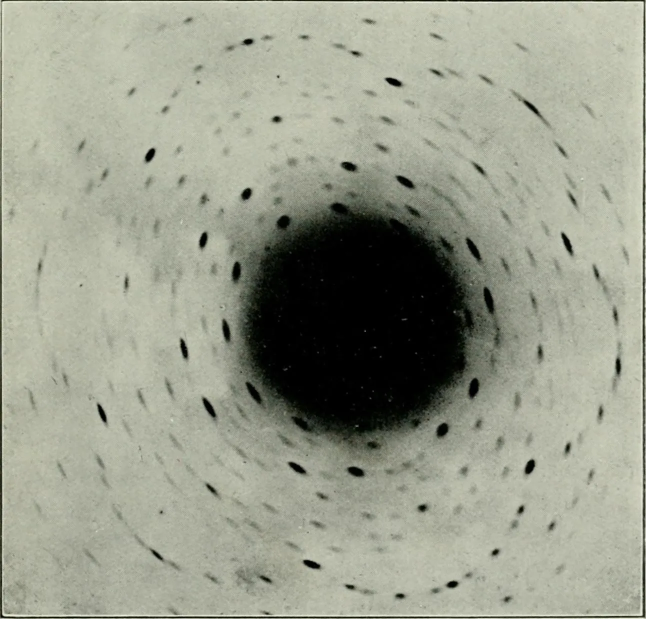
#> input picture media/laue-pattern-1915.webp, 1292 x 1238 px (shown at 1/2 size)
$ python make-montage.py
#> lines starting #> are read from the running program, lines starting #| are printed output that depends on the picture
#!/usr/bin/env python3
"""Composes figures/emblem-montage.webp, the title slide's panorama (the `pano` box, 26.0 x 8.9 cm, the band between
the subtitle and the footer bar): the talk's century, left to right, that turns from black-and-white into colour — the
Laue pattern, the 1917 sound-ranging headquarters, the Armistice film, Lawrence's cyclotron, a radar operator at the
CRT, LEP's cavities, the Effelsberg dish, a satellite, and the Whirlpool galaxy seen by Hubble. Each picture is cut to a
square, and from the square a tall window is cut, cross-faded into its neighbours; the colour comes in along the strip.
Re-run after changing a picture:
python3 devtools/make-montage.py
"""
from pathlib import Path
import numpy as np
from PIL import Image, ImageDraw, ImageOps

ROOT = Path(__file__).resolve().parent.parent
TW, FADE = 392, 70      # px of each window and of the cross-fade between neighbours
W, H = 9 * TW - 8 * FADE, 1016   # 2968 x 1016: 2 px per slide pixel of the band (1485.8 x 508.6 px)
FRAME, INK = 4, (242, 242, 242, 255)
COLOUR_FROM, COLOUR_TO = 0.30, 0.80   # fraction of the width over which the colour comes in
# (file, crop box as fractions l,t,r,b or None, centring of the square, centre of the window across the square)
TILES = [
    ("media/laue-pattern-1915.webp",            None,                     (0.50, 0.50), 0.50),  # 1912: X-rays through a crystal
    ("media/sound-ranging-hq-1917.webp",        (0.10, 0.00, 0.90, 1.00), (0.45, 0.40), 0.48),  # 1917: sound-ranging headquarters
    ("media/armistice-record-iwm-q47886.webp",  (0.36, 0.26, 0.64, 0.86), (0.50, 0.50), 0.55),  # 1918: the film, guns then silence
    ("media/lawrence-cyclotron.webp",           (0.08, 0.00, 0.64, 1.00), (0.50, 0.50), 0.25),  # 1930s: Livingston and Lawrence, 27-inch cyclotron
    ("media/radar-operator-1945.webp",          None,                     (0.55, 0.40), 0.58),  # 1945: a radar operator at the CRT
    ("media/lep-cavity-cern-1991.webp",         (0.15, 0.00, 0.75, 1.00), (0.50, 0.45), 0.38),  # 1991: LEP's copper cavities
    ("media/effelsberg-radio-telescope.webp",   (0.00, 0.00, 1.00, 0.80), (0.50, 0.20), 0.40),  # the Effelsberg 100 m radio telescope
    ("media/gps-satellite-nasa.webp",           None,                     (0.55, 0.40), 0.50),  # a satellite
    ("media/m51-whirlpool-hubble.webp",         (0.12, 0.00, 0.78, 1.00), (0.50, 0.50), 0.46),  # the Whirlpool galaxy, Hubble
]


def square(name, box, centre, side):
#> called with name = 'media/laue-pattern-1915.webp', centre = (0.5, 0.5), side = 1016
    picture = Image.open(ROOT / name).convert("RGB")
#> picture is the input picture: PIL image 1292x1238 RGB; mean R, G, B 153.4, 156.5, 140.6
    if box:
        w, h = picture.size
        picture = picture.crop((int(box[0] * w), int(box[1] * h), int(box[2] * w), int(box[3] * h)))
    return ImageOps.fit(picture, (side, side), Image.LANCZOS, centering=centre)
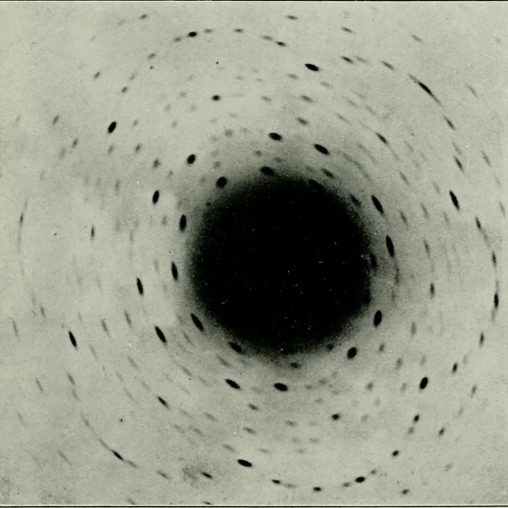
#> returned value: PIL image 1016x1016 RGB (shown at 1/2 size); mean R, G, B 152.6, 155.7, 139.9


n = len(TILES)
canvas = np.zeros((H, W, 3), dtype=np.float32)
weight = np.zeros((H, W), dtype=np.float32)
ramp = np.linspace(0.0, 1.0, FADE, dtype=np.float32)
for k, (name, box, centre, window) in enumerate(TILES):
    left = round((window - TW / H / 2) * H)   # the window's left edge in the square
    arr = np.asarray(square(name, box, centre, H).crop((left, 0, left + TW, H)), dtype=np.float32)
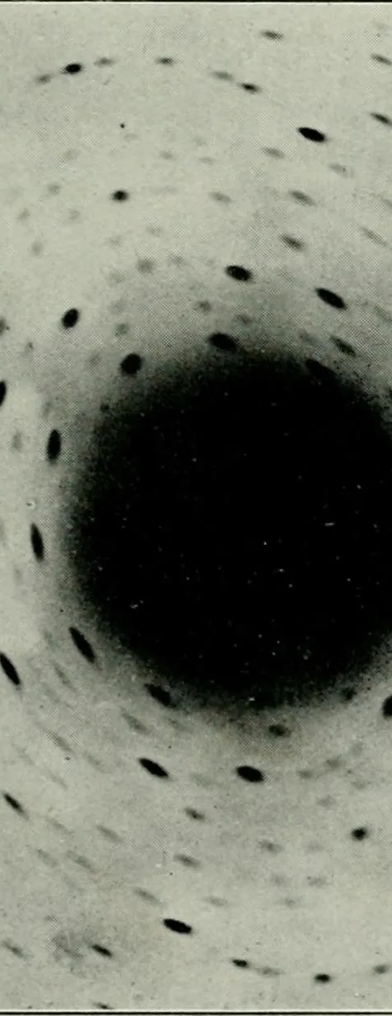
#> arr: shape (1016, 392, 3) float32; mean of channels 0, 1, 2 121.3, 124.3, 111.2; drawn as R, G, B
    mask = np.ones(TW, dtype=np.float32)
    if k > 0:
        mask[:FADE] = ramp
    if k < n - 1:
        mask[-FADE:] = ramp[::-1]
    x = k * (TW - FADE)
    canvas[:, x:x + TW] += arr * mask[None, :, None]
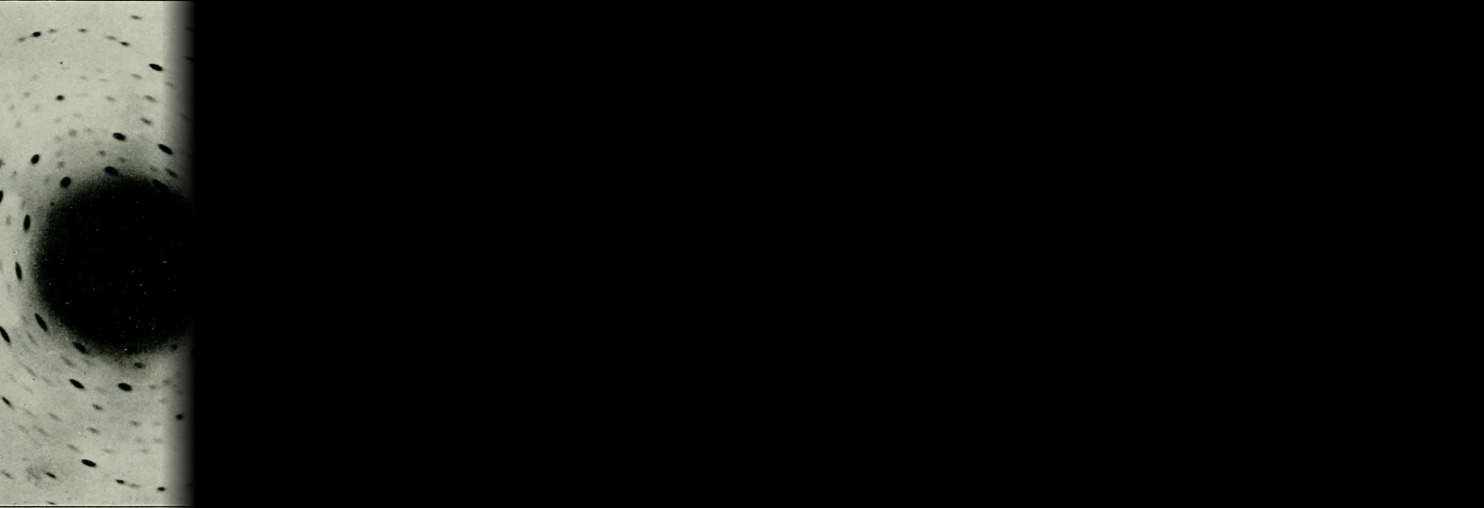
#> canvas: shape (1016, 2968, 3) float32 (shown at 1/2 size); mean of channels 0, 1, 2 14.7, 15, 13.4; drawn as R, G, B
    weight[:, x:x + TW] += mask
#> pass 2 of the loop `for k, (name, box, centre, window) in enumerate(TILES):`:
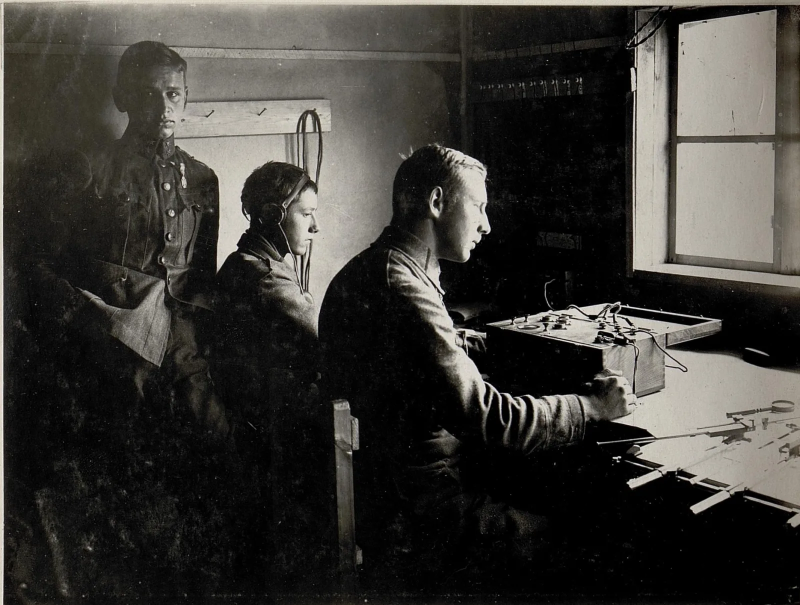
#> input picture media/sound-ranging-hq-1917.webp, 1600 x 1210 px (shown at 1/2 size)
#> in square, picture is the input picture: PIL image 1600x1210 RGB; mean R, G, B 59.8, 57.9, 53.8
#> picture: PIL image 1280x1210 RGB
#> `arr = np.asarray(square(name, box, centre, H).crop((left, 0, left + TW..`:
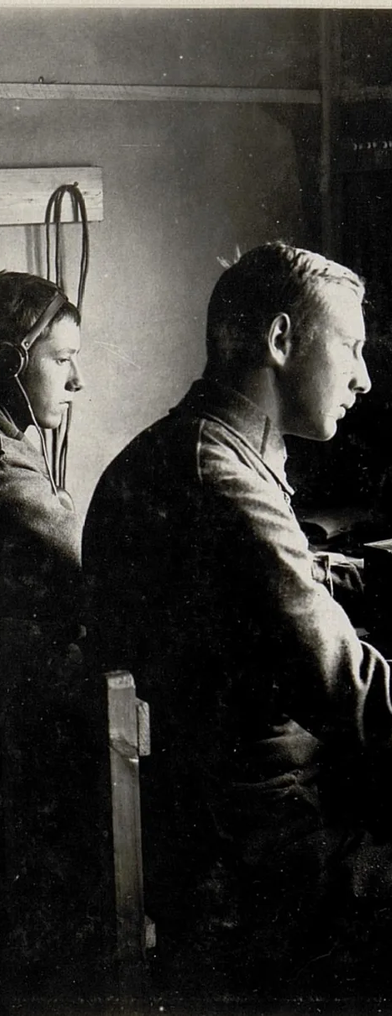
#> arr: shape (1016, 392, 3) float32; mean of channels 0, 1, 2 55, 53.5, 50.1; drawn as R, G, B
#> `canvas[:, x:x + TW] += arr * mask[None, :, None]`:
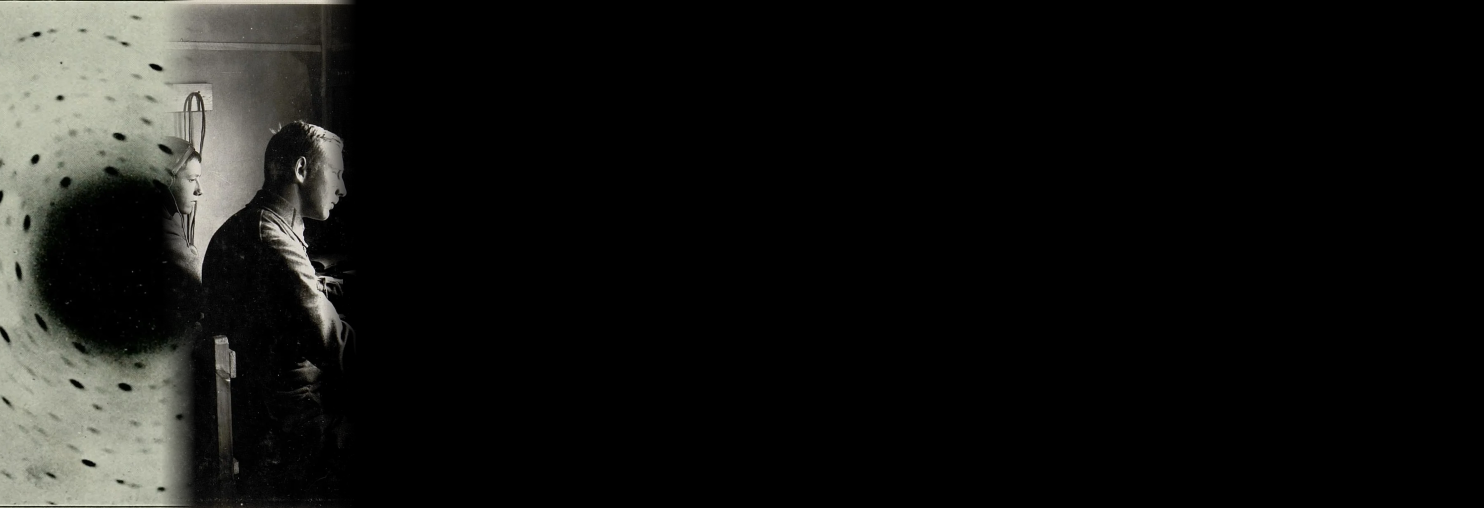
#> canvas: shape (1016, 2968, 3) float32 (shown at 1/2 size); mean of channels 0, 1, 2 20.8, 21, 19; drawn as R, G, B
#> pass 3 of the loop `for k, (name, box, centre, window) in enumerate(TILES):`:
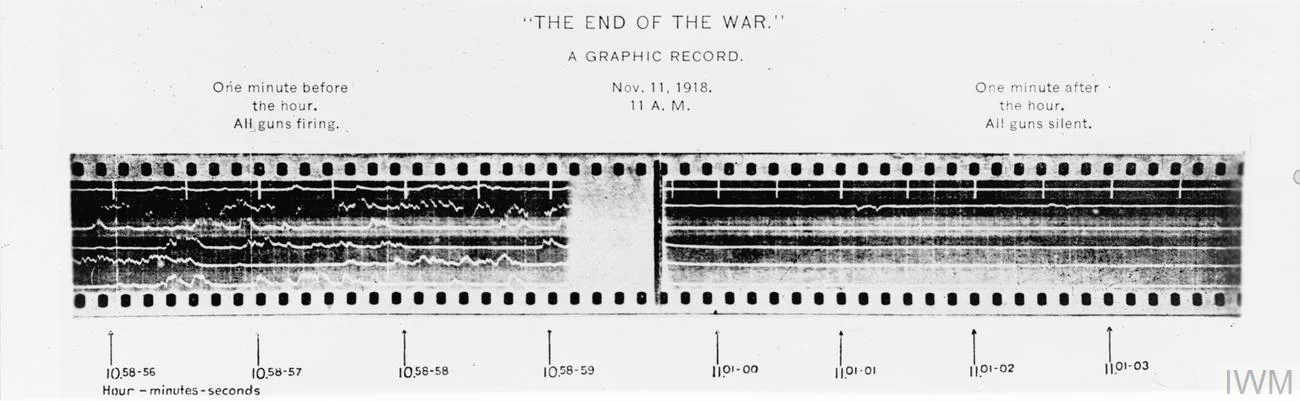
#> input picture media/armistice-record-iwm-q47886.webp, 1300 x 401 px
#> in square, picture is the input picture: PIL image 1300x401 RGB; mean R, G, B 200.9, 200.9, 200.9
#> picture: PIL image 364x240 RGB
#> `arr = np.asarray(square(name, box, centre, H).crop((left, 0, left + TW..`:
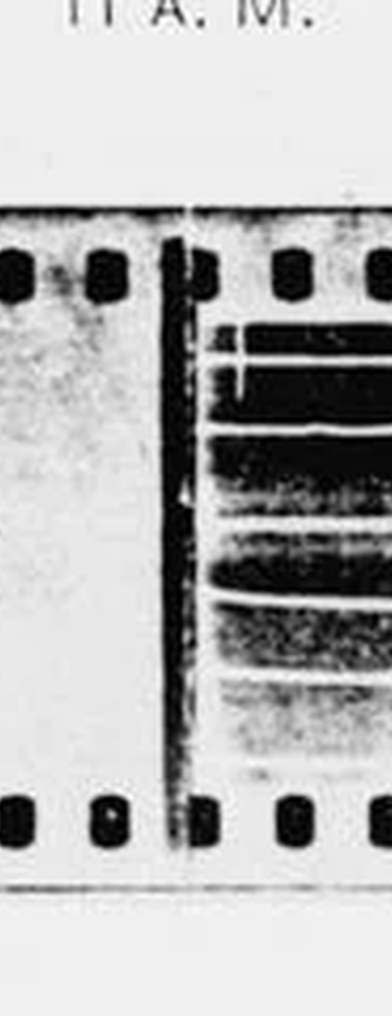
#> arr: shape (1016, 392, 3) float32; mean of channels 0, 1, 2 181.5, 181.5, 181.5; drawn as R, G, B
#> `canvas[:, x:x + TW] += arr * mask[None, :, None]`:
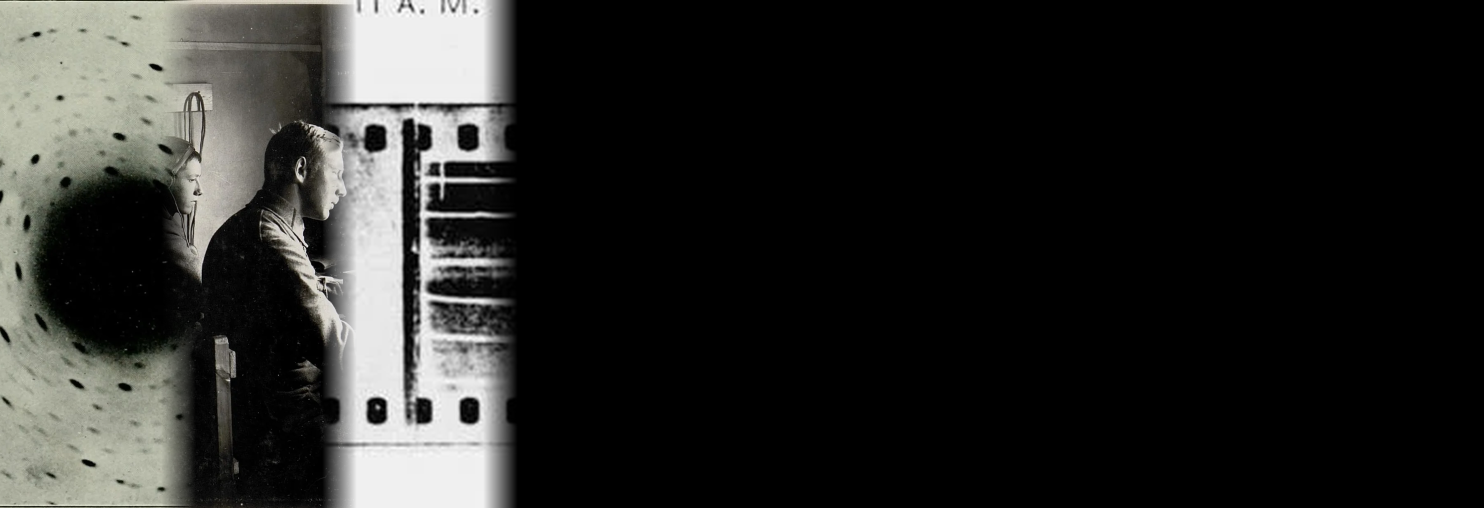
#> canvas: shape (1016, 2968, 3) float32 (shown at 1/2 size); mean of channels 0, 1, 2 40.5, 40.7, 38.7; drawn as R, G, B
#> (the run stopped early here; a loop or call above may not have finished)
